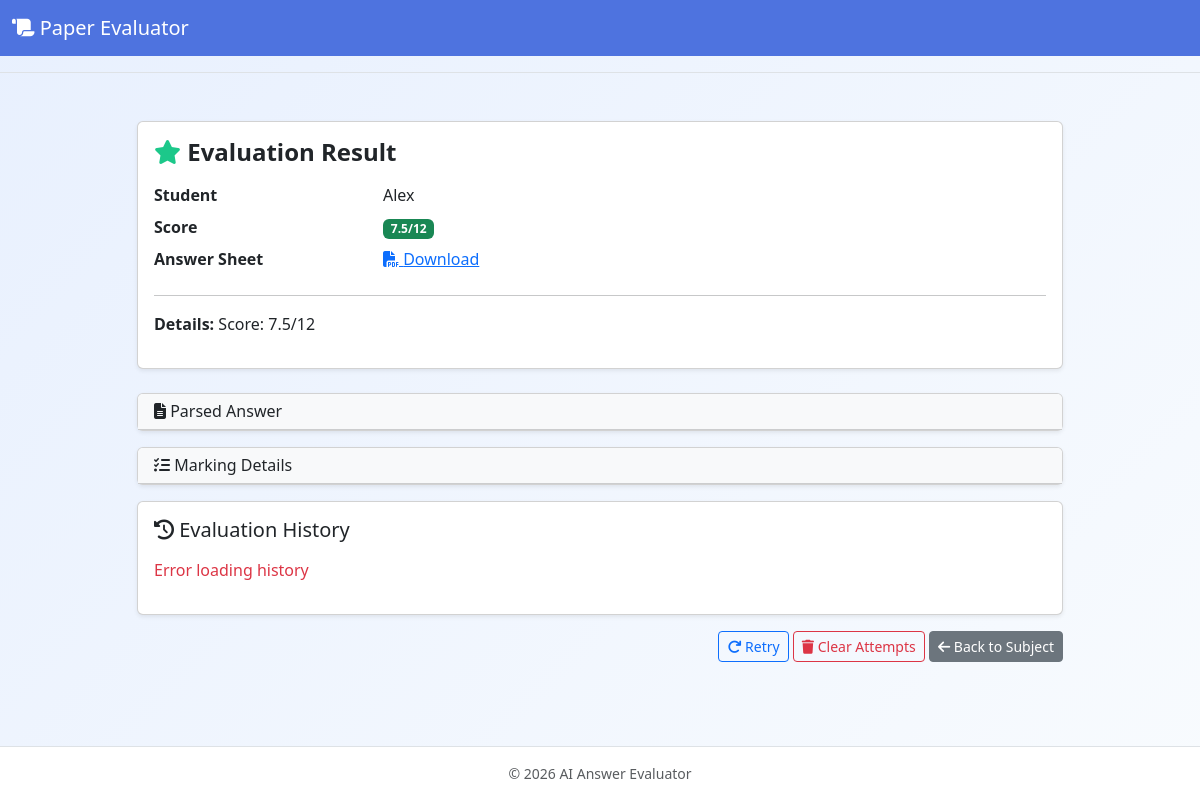
The page /result/1 on the database its author committed.
### server.py (models this page shows)
class Evaluation(db.Model):
    id = db.Column(db.Integer, primary_key=True)
    subject_id = db.Column(db.Integer, db.ForeignKey('subject.id'), nullable=False)
    student_name = db.Column(db.String(120))
    score = db.Column(db.String(100))
    answer_path = db.Column(db.String(500))
    created_at = db.Column(db.DateTime, default=lambda: datetime.now(timezone.utc))
    result_text = db.Column(db.Text)
    answer_parsing = db.Column(db.Text)  # parsed answer from student's PDF
    markings = db.Column(db.Text)  # LLM response with detailed markings (JSON)
    eval_history = db.Column(db.Text, default='[]')

### server.py (the view)
@app.route('/result/<int:eval_id>')
def show_result(eval_id):
    evaluation = Evaluation.query.get_or_404(eval_id)
    return render_template('evaluation_result.html', evaluation=evaluation)

### server.py (called while the page is built)
def now():
    return datetime.now(timezone.utc)

@app.context_processor
def inject_now():
    return {'now': now}

### templates/evaluation_result.html (shortened to what this page needs)
{% extends 'layout.html' %}
{% block content %}
<div class="row justify-content-center">
  <div class="col-md-10">
    <div class="card shadow-sm mb-4">
      <div class="card-body">
        <h4 class="card-title mb-3"><i class="fa-solid fa-star text-accent"></i> Evaluation Result</h4>
        <dl class="row">
          <dt class="col-sm-3">Student</dt><dd class="col-sm-9">{{ evaluation.student_name }}</dd>
          <dt class="col-sm-3">Score</dt><dd class="col-sm-9"><span class="badge bg-success">{{ evaluation.score }}</span></dd>
          <dt class="col-sm-3">Answer Sheet</dt><dd class="col-sm-9"><a href="{{ url_for('uploaded_file', filename=evaluation.answer_path) }}" target="_blank"><i class="fa-solid fa-file-pdf"></i> Download</a></dd>
        </dl>
        <hr>
        <p><strong>Details:</strong> {{ evaluation.result_text }}</p>
      </div>
    </div>
    {% if evaluation.answer_parsing %}
    <div class="card shadow-sm mb-3">
      <div class="card-header bg-light cursor-pointer" data-bs-toggle="collapse" data-bs-target="#answer-parsing" aria-expanded="false">
        <h6 class="mb-0"><i class="fa-solid fa-file-lines"></i> Parsed Answer</h6>
      </div>
    </div>
    {% endif %}
    {% if evaluation.markings %}
    <div class="card shadow-sm mb-3">
      <div class="card-header bg-light cursor-pointer" data-bs-toggle="collapse" data-bs-target="#markings" aria-expanded="false">
        <h6 class="mb-0"><i class="fa-solid fa-list-check"></i> Marking Details</h6>
      </div>
    </div>
    {% endif %}
    <div class="card shadow-sm">
      <div class="card-body">
        <h5 class="card-title mb-3"><i class="fa-solid fa-history"></i> Evaluation History</h5>
        <div id="history-container" class="list-group">
        </div>
      </div>
    </div>
    <div class="text-end mt-3">
      <button class="btn btn-outline-primary btn-sm retry-btn-result" data-eval-id="{{ evaluation.id }}" id="retry-result-btn">
        <i class="fa-solid fa-arrow-rotate-right"></i> Retry
      </button>
      <form method="post" action="{{ url_for('clear_attempts', eval_id=evaluation.id) }}" style="display:inline-block;" onsubmit="return confirm('Clear all attempts and reset the evaluation? This cannot be undone.');">
        <button class="btn btn-outline-danger btn-sm" type="submit">
          <i class="fa-solid fa-trash"></i> Clear Attempts
        </button>
      </form>
      <a href="{{ url_for('view_subject', subj_id=evaluation.subject_id) }}" class="btn btn-secondary btn-sm">
        <i class="fa-solid fa-arrow-left"></i> Back to Subject
      </a>
    </div>
  </div>
</div>
{% endblock %}

### static/css/style.css (style rules this page uses)
:root { --primary: #4e73df; --secondary: #f8f9fc; --accent: #1cc88a; --dark-text: #343a40; --light-text: #fff; }
* { box-sizing: border-box; }
body { font-family: 'Segoe UI', Roboto, Helvetica, Arial, sans-serif; background: linear-gradient(135deg, #e8f0fe 0%, #f8fbfe 100%); color: var(--dark-text); display: flex; flex-direction: column; min-height: 100vh; }
h3, h4 { font-weight: 600; }
.text-accent { color: var(--accent) !important; }
.card-header.cursor-pointer { user-select: none; transition: background-color 0.2s; }

### templates/evaluation_result.html (style rules this page uses)
.cursor-pointer { cursor: pointer; }

### rows shown on the page
Evaluation: student_name "Alex", score "7.5/12", result_text "Score: 7.5/12"
